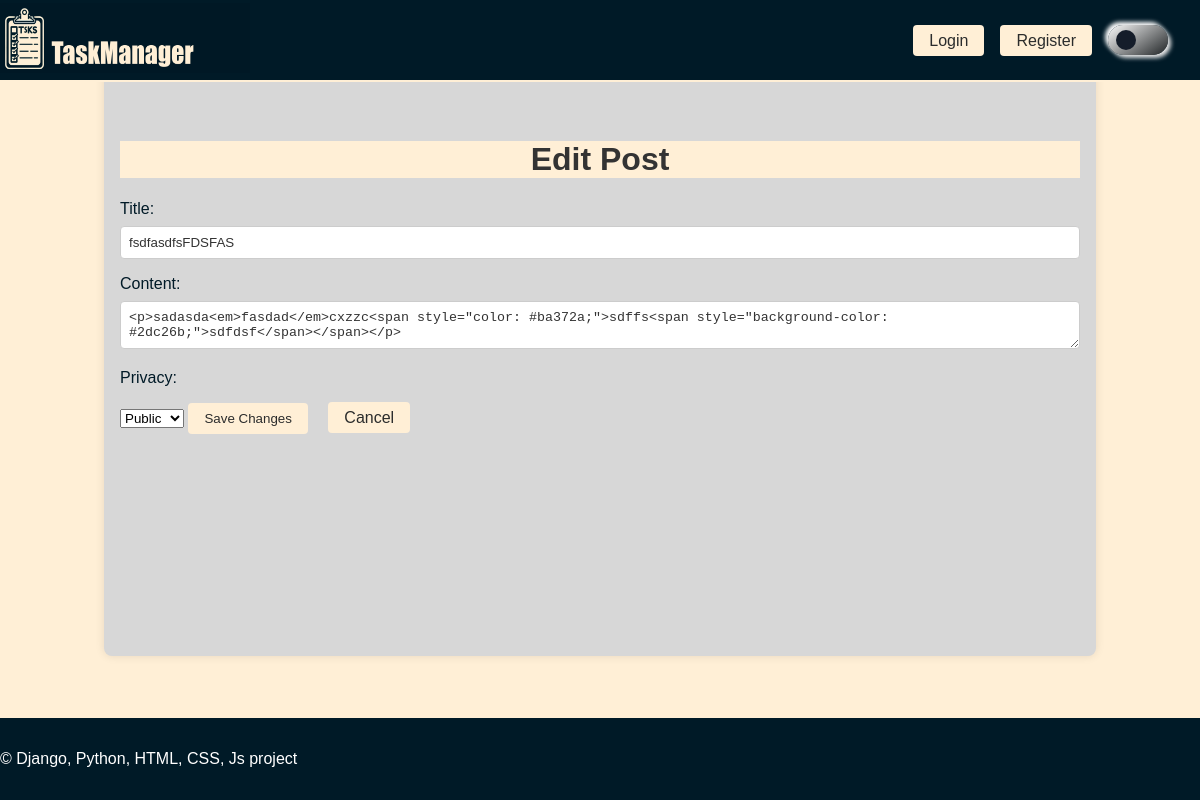
Page /edit/28 on the committed database.
### posts/models.py (models this page shows, shortened)
class Post(models.Model):
    title = models.CharField(max_length=200)
    content = models.TextField()
    created_at = models.DateTimeField(auto_now_add=True)
    author = models.ForeignKey(User, on_delete=models.CASCADE)
    privacy = models.CharField(max_length=10)

### posts/views.py (the view, shortened to what this page needs)
# urls.py: path('edit/<int:post_id>', views.edit_post, name='edit_post'),
def edit_post(request, post_id):
    post = get_object_or_404(Post, id=post_id)
    return render(request, 'posts/edit_post.html', {'post': post})

### posts/templates/posts/edit_post.html (shortened to what this page needs)
{% extends "posts/base.html" %}
{% block content %}
<div class="edit-post-page">
    <h1>Edit Post</h1>
    <form method="post">
        <label for="title">Title:</label>
        <input type="text" id="title" name="title" value="{{ post.title }}"><br>
        <label for="content">Content:</label>
        <textarea id="content" name="content">{{ post.content }}</textarea><br>
        <label for="privacy">Privacy:</label>
        <select id="privacy" name="privacy">
            <option value="public">Public</option>
        </select>
        <button type="submit">Save Changes</button>
        <a class="menu-button" href="{% url 'view_post' post.id %}">Cancel</a>
    </form>
</div>
{% endblock %}

### posts/static/styles.css (style rules this page uses)
body { display: flex; align-items: center; justify-content: center; transition: .2s; font-family: Arial, sans-serif; margin: 0; padding: 0; background-color: #ecebeb; flex-direction: column; min-height: 100vh; }
h1.light { text-align: center; color: #333; }
.menu-button, .default-button { display: inline-block; margin: 0rem 0; margin-left: 1rem; padding: 0.5rem 1rem; background-color: #ffefd6; color: #2b2c2c; text-decoration: none; border-radius: 4px; height: 15px; line-height: 15px; }
form label { display: block; margin-top: 1rem; }
form input.light, form textarea.light { width: 100%; padding: 0.5rem; margin-top: 0.5rem; border: 1px solid #ccc; border-radius: 4px; box-sizing: border-box; background-color: #fff; color: #333; }
form button { margin-top: 1rem; padding: 0.5rem 1rem; background-color: #ffefd6; color: #2b2c2c; border: none; border-radius: 4px; cursor: pointer; }
.light { background: #ffefd6; color: #001a27; word-wrap: break-word; overflow-wrap: break-word; }

### rows in the picture
Post: title "fsdfasdfsFDSFAS", content "<p>sadasda<em>fasdad</em>cxzzc<span style=\"color: #ba372a;\">sdffs<span style=\"background-color: #2dc26b;\">sdfdsf</span></span></p>"
